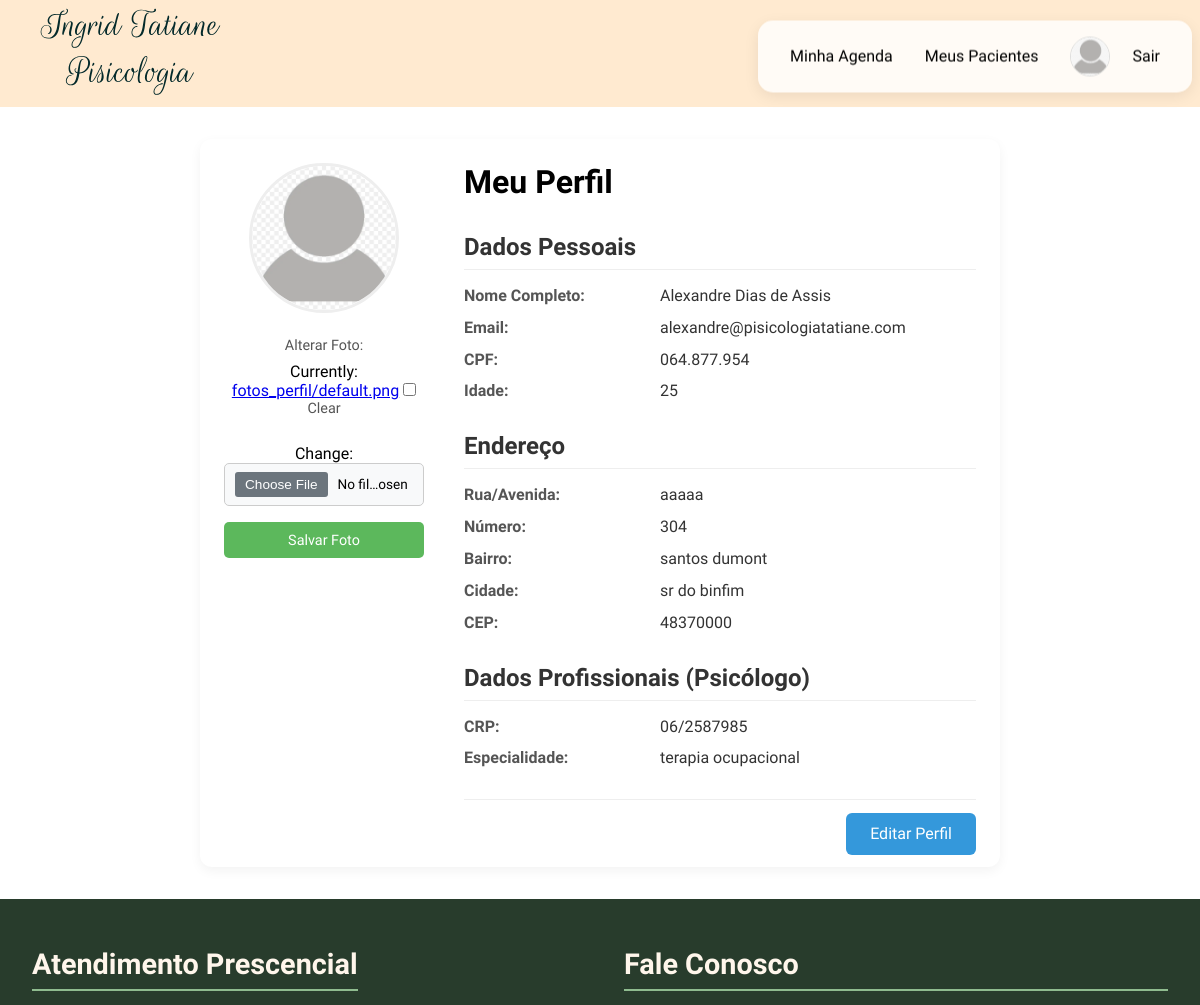
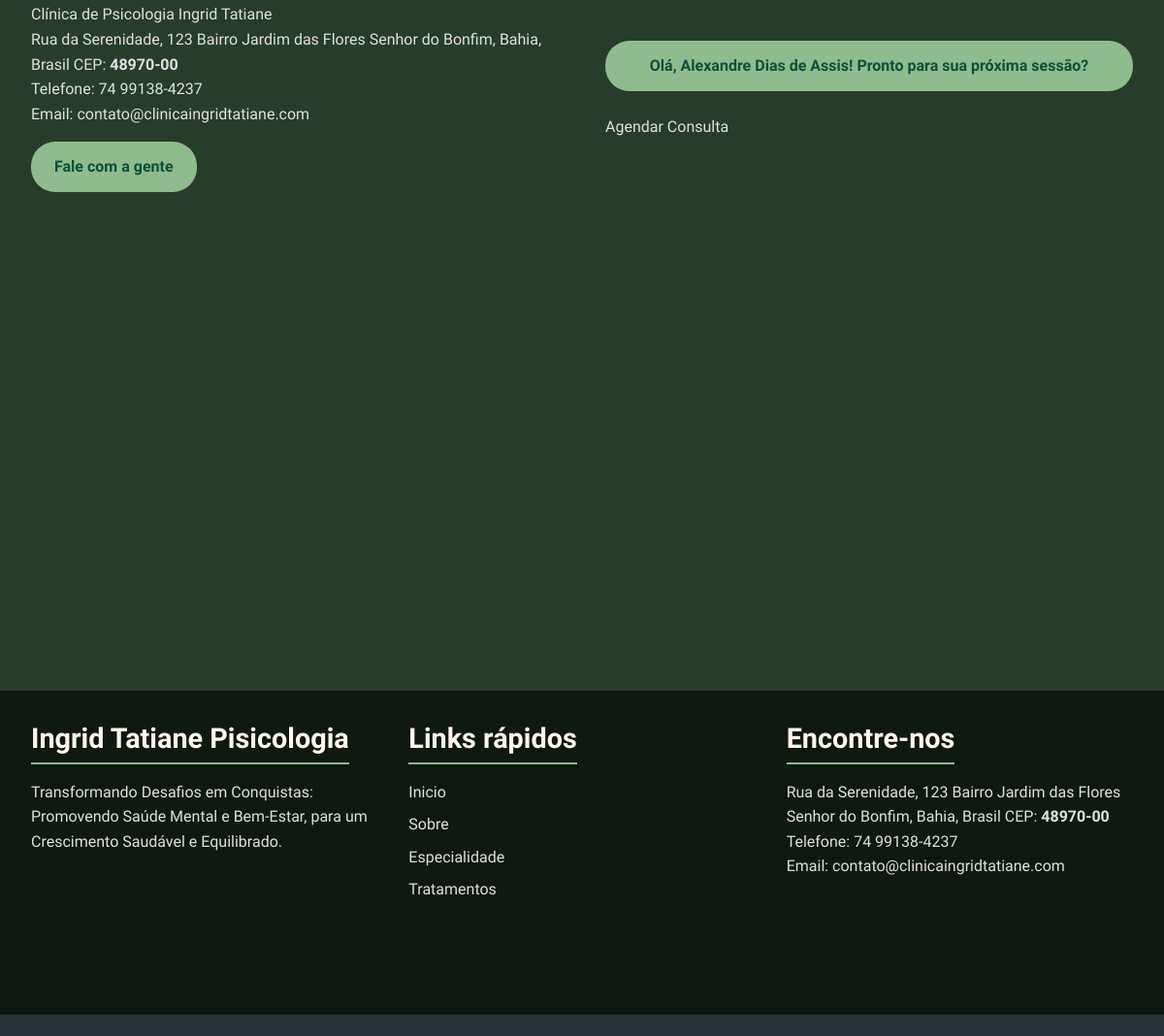
The app's page /meu-perfil/ (signed in) with its own data (2 pictures, top to bottom).
### core/models.py (models this page shows, shortened)
class Usuario(models.Model):
    user = models.OneToOneField(User, on_delete=models.CASCADE, related_name='usuario')
    cpf = models.CharField("CPF", max_length=11, unique=True) # CPF é único
    nome = models.CharField("Nome Completo", max_length=100)
    idade = models.IntegerField("Idade", null=True, blank=True)
    rua = models.CharField("Rua/Avenida", max_length=100, null=True, blank=True)
    numero = models.CharField("Número", max_length=10, null=True, blank=True)
    bairro = models.CharField("Bairro", max_length=50, null=True, blank=True)
    cidade = models.CharField("Cidade", max_length=50, null=True, blank=True)
    cep = models.CharField("CEP", max_length=8, null=True, blank=True)
    email = models.EmailField("Email", unique=True)
    foto_perfil = models.ImageField(
        "Foto de Perfil",
        upload_to='fotos_perfil/', # Salvará as fotos em MEDIA_ROOT/fotos_perfil/
        null=True,
        blank=True, # Permite que o campo seja opcional
        default='fotos_perfil/default.png' # Opcional: Uma imagem padrão
    )

class Psicologo(models.Model):
    usuario = models.OneToOneField(Usuario, on_delete=models.CASCADE, related_name='psicologo')
    crp = models.CharField("CRP", max_length=20, unique=True) # CRP é único
    especialidade = models.CharField("Especialidade", max_length=100, null=True, blank=True)

### core/views.py (the view, shortened to what this page needs)
# urls.py: path('meu-perfil/', views.meu_perfil, name='meu_perfil'),
@login_required
def meu_perfil(request):
    try:
        usuario_profile = request.user.usuario
    except Usuario.DoesNotExist:
        messages.warning(request, 'Você precisa completar seu perfil primeiro.')
        return redirect('completar_perfil')
    foto_form = FotoPerfilForm(instance=usuario_profile) # Cria form vazio com a instância atual
    paciente_profile = None
    psicologo_profile = None
    if hasattr(usuario_profile, 'paciente'):
        paciente_profile = usuario_profile.paciente
    elif hasattr(usuario_profile, 'psicologo'):
        psicologo_profile = usuario_profile.psicologo
    context = {
        'usuario': usuario_profile,
        'paciente': paciente_profile,
        'psicologo': psicologo_profile,
        'foto_form': foto_form, # <-- Envia o formulário da foto para o template
    }
    return render(request, 'core/meu_perfil.html', context)

### core/forms.py
class FotoPerfilForm(forms.ModelForm):
    class Meta:
        model = Usuario
        fields = ['foto_perfil']
        labels = {
            'foto_perfil': 'Alterar Foto de Perfil'
        }

### core/templates/core/meu_perfil.html (shortened to what this page needs)
{% extends 'base.html' %}
{% load static %}
{% block css %}
    <link rel="stylesheet" href="{% static 'css/public/dashboard_shared.css' %}">
{% endblock %}
{% block content %}
<div class="dashboard-container perfil-container dashboard-card">
    <div class="perfil-sidebar">
        <img src="{{ usuario.foto_perfil.url }}" alt="Foto de Perfil de {{ usuario.nome }}" class="perfil-foto">
        <form method="POST" enctype="multipart/form-data" class="foto-form">
            <label for="{{ foto_form.foto_perfil.id_for_label }}" style="display: block; margin-bottom: 0.5rem; font-weight: 500; font-size: 0.9rem;">Alterar Foto:</label>
            {{ foto_form.foto_perfil }}
            <button type="submit" name="submit_foto">Salvar Foto</button>
        </form>
    </div>
    <div class="perfil-main">
        <div class="dashboard-header" style="margin-bottom: 2rem;">
            <h1>Meu Perfil</h1>
        </div>
        <div class="info-section">
            <h2>Dados Pessoais</h2>
            <div class="info-grid">
                <strong>Nome Completo:</strong> <span>{{ usuario.nome }}</span>
                <strong>Email:</strong> <span>{{ usuario.email }}</span>
                <strong>CPF:</strong> <span>{{ usuario.cpf }}</span> <strong>Idade:</strong> <span>{{ usuario.idade|default:"Não informada" }}</span>
            </div>
            </div>
        <div class="info-section">
            <h2>Endereço</h2>
            <div class="info-grid">
                <strong>Rua/Avenida:</strong> <span>{{ usuario.rua|default:"Não informado" }}</span>
                <strong>Número:</strong> <span>{{ usuario.numero|default:"N/A" }}</span>
                <strong>Bairro:</strong> <span>{{ usuario.bairro|default:"Não informado" }}</span>
                <strong>Cidade:</strong> <span>{{ usuario.cidade|default:"Não informada" }}</span>
                <strong>CEP:</strong> <span>{{ usuario.cep|default:"Não informado" }}</span>
            </div>
            </div>
        {% if psicologo %}
            <div class="info-section">
                <h2>Dados Profissionais (Psicólogo)</h2>
                <div class="info-grid">
                    <strong>CRP:</strong> <span>{{ psicologo.crp }}</span>
                    <strong>Especialidade:</strong> <span>{{ psicologo.especialidade|default:"Não informada" }}</span>
                </div>
                </div>
        {% endif %}
        <div class="edit-button-section">
            <a href="{% url 'editar_perfil' %}" class="btn-edit">Editar Perfil</a> </div>
    </div>
</div>
{% endblock %}

### templates/base.html (shortened to what this page needs)
<!DOCTYPE html>
{% load static %}
<html lang="pt-br">
<head>
        <link rel="stylesheet" href="{%static 'css/public/footer.css'%}">
        <link rel="stylesheet" href="{%static 'css/public/index.css'%}">
        {% block css %}{% endblock %}
    </head>
    <body>
        <header>
    {% if user.is_authenticated %}
        {% if user.usuario %}
            {% if user.usuario.psicologo %}
                <div class="logo">
                    <a href="{% url 'psicologo:dashboard' %}"> <img src="{% static 'img/core/IngridTatianePisicologia.svg'%}">
                    </a>
                </div>
                <div class="nav">
                    <nav>
                        <a class="nav-link" href="{% url 'psicologo:agenda_completa' %}">Minha Agenda</a>
                        <a class="nav-link" href="{% url 'psicologo:meus_pacientes' %}">Meus Pacientes</a>
                    </nav>
            {% endif %}
        {% endif %}
                <div class="login">
                        {% if user.usuario.foto_perfil %}
                            <a class="nav-item nav-profile-pic" href="{% url 'meu_perfil' %}">
                                <img src="{{ user.usuario.foto_perfil.url }}" alt="Foto de Perfil" class="profile-pic-small">
                            </a>
                        {% else %}
                            <a class="nav-link" href="{% url 'meu_perfil' %}">Meu Perfil</a>
                        {% endif %}
                            <a class="nav-link" href="{% url 'logout' %}">Sair</a>
                </div>
            </div>
    {% endif %}
</header>
        {% block content %}{% endblock %}
        <footer>
            <section id="atendimento">
                <div>
                    <h2>Atendimento Prescencial</h2>
                    <P>Clínica de Psicologia Ingrid Tatiane </P>
                    <p class="numero">Rua da Serenidade, 123 Bairro Jardim das Flores Senhor do Bonfim, Bahia, Brasil CEP: <ins>48970-00</ins></p>
                    <p class="numero">Telefone: <a href="https://wa.me/557499138-4237">74 99138-4237</a></p>
                    <p>Email: <a href="mailto:contato@clinicaingridtatiane.com" target="_blank">contato@clinicaingridtatiane.com</a></p>
                    <div>
                        <p>Fale com a gente</p>
                    </div>
                </div>
                <div style="display: flex;flex-direction: column; gap: 24px;">
                    {% if user.is_authenticated %}
                        <h2>Fale Conosco</h2>
                        {% if user.usuario %}
                            <p>Olá, {{ user.usuario.nome }}! Pronto para sua próxima sessão?</p>
                            <a href="{% url 'agendar_consulta' %}" class="btn-footer-agendar">Agendar Consulta</a>
                        {% else %}
                            <p>Bem-vindo(a)! Complete seu perfil para acessar todas as funcionalidades.</p>
                            <a href="{% url 'completar_perfil' %}" class="btn-footer-agendar" style="background-color: #ffc107; color: #333;">Completar Perfil</a>
                        {% endif %}
                    {% endif %}
                </div>
            </section>
            <div class="mapa">
            </div>
            <section id="rotape">
                <div class="onda"></div>
                <div class="rotape_content">
                    <div>
                        <h2>Ingrid Tatiane Pisicologia</h2>
                        <p>Transformando Desafios em Conquistas: Promovendo Saúde Mental e Bem-Estar, para um
                            Crescimento Saudável e Equilibrado.
                        </p>
                    </div>
                    <div>
                        <h2>Links rápidos</h2>
                        <nav>
                            <a href="#inicio">Inicio</a>
                            <a href="#sobre">Sobre</a>
                            <a href="#especialidades">Especialidade</a>
                            <a href="#tratamentos">Tratamentos</a>
                        </nav>
                    </div>
                    <div>
                        <h2>Encontre-nos</h2>
                        <p class="numero">Rua da Serenidade, 123 Bairro Jardim das Flores Senhor do Bonfim, Bahia, Brasil CEP: <ins>48970-00</ins></p>
                        <p class="numero">Telefone: <a href="https://wa.me/557499138-4237">74 99138-4237</a></p>
                        <p>Email: <a href="mailto:contato@clinicaingridtatiane.com" target="_blank">contato@clinicaingridtatiane.com</a></p>
                    </div>
                </div>
            </section>
        </footer>
        <div id="copyrigth">
            Desenvolvido por <a href="https://wa.me/5574981259988" target="_blank">@alexandredias_124</a>
        </div>
    </body>
</html>

### static/css/public/footer.css (style rules this page uses)
footer { position: relative; background-color: #283C2C; color: #FFF6EB; font-family: -apple-system, BlinkMacSystemFont, "Segoe UI", Roboto, Helvetica, Arial, sans-serif; }
footer::before { content: ''; position: absolute; bottom: 0; left: 0; width: 100%; height: 120%; z-index: 0; animation: floatUpDown 15s ease-in-out infinite; }
footer section, footer #copyrigth { position: relative; z-index: 1; }
footer h2 { color: #FFF6EB; font-size: 1.8rem; margin-bottom: 1rem; border-bottom: 2px solid #8fbc8f; padding-bottom: 0.5rem; display: inline-block; }
footer p, footer a { color: #e0e0e0; text-decoration: none; line-height: 1.6; transition: color 0.3s ease; }
footer .numero ins { text-decoration: none; font-weight: bold; }
#atendimento { display: flex; padding: 3rem 2rem 1rem; justify-content: space-between; gap: 3rem; margin-bottom: 3rem; flex-wrap: wrap; }
#atendimento>div { flex: 1; min-width: 300px; }
#atendimento div:last-child p { background-color: #8fbc8f; color: #0d4f3a; text-align: center; padding: 0.8rem 1.5rem; border-radius: 25px; font-weight: bold; cursor: pointer; transition: background-color 0.3s ease, transform 0.3s ease; display: inline-block; margin-top: 1rem; }
.mapa { width: 100%; height: 450px; }
.onda { position: absolute; top: 30%; left: 0; width: 100%; height: 250px; border-radius: 100px 100px 0 0; background: #101812; background-size: cover; background-repeat: no-repeat; z-index: 1; animation: subir-descer 8s ease-in-out infinite; transform-origin: bottom; }
#rotape { background: #101812; }
#rotape .rotape_content { position: relative; display: flex; justify-content: space-between; padding: 3rem 2rem 4rem; gap: 2rem; padding-top: 2rem; flex-wrap: wrap; position: relative; z-index: 2; }
.rotape_content>div { flex: 1; min-width: 250px; }
#rotape nav { display: flex; flex-direction: column; gap: 0.5rem; }
#copyrigth { background: #263238; text-align: center; padding: 32px; padding-top: 1.5rem; border-top: 1px solid rgba(255, 255, 255, 0.1); font-size: 0.9rem; color: #b0c4b0; }
#copyrigth a { color: #8fbc8f; font-weight: bold; }

### static/css/public/index.css (style rules this page uses)
* { box-sizing: border-box; font-family: "IM Fell English", sans-serif; margin: 0; padding: 0; }
body { color: black; }
header { background-color: #FFEAD0; padding: 0.5rem; display: flex; align-items: center; justify-content: space-between; }
header .logo { margin-left: 2rem; }
header .nav { display: flex; padding: 16px 32px; align-items: center; gap: 32px; }
header .nav nav { display: flex; gap: 32px; }
header .nav nav a { margin: 0; color: black; font-size: 16px; text-decoration: none; }
.nav { display: flex; justify-content: space-between; align-items: center; padding: 1rem 2rem; background-color: #ffffff; border-radius: 15px; box-shadow: 0 4px 15px rgba(0, 0, 0, 0.08); position: sticky; top: 20px; z-index: 1000; backdrop-filter: blur(10px); background-color: rgba(255, 255, 255, 0.8); }
.nav nav a { text-decoration: none; color: #555; font-weight: 500; margin: 0 1rem; position: relative; transition: color 0.3s ease; }
.nav nav a::after { content: ''; position: absolute; width: 0; height: 2px; bottom: -5px; left: 50%; background-color: #ff9a9e; transition: all 0.3s ease-in-out; transform: translateX(-50%); }
.nav .login { display: flex; gap: 12px; align-items: center; }
.nav .login .nav-link { text-decoration: none; color: black; }
.profile-pic-small { width: 40px; height: 40px; border-radius: 50%; object-fit: cover; vertical-align: middle; margin-right: 10px; border: 1px solid #ddd; }

### static/css/public/dashboard_shared.css (style rules this page uses)
.dashboard-container { max-width: 1200px; margin: 2rem auto; padding: 0 1rem; position: relative; z-index: 5; }
.dashboard-card { background-color: #fff; border-radius: 12px; padding: 1.5rem; box-shadow: 0 4px 12px rgba(0, 0, 0, 0.05); display: flex; flex-direction: column; transition: transform 0.2s ease, box-shadow 0.2s ease; }

### records on screen
Usuario: foto_perfil (placeholder picture), nome "Alexandre Dias de Assis", email "alexandre@pisicologiatatiane.com", cpf "064.877.954", idade "25", rua "aaaaa", numero "304", bairro "santos dumont", cidade "sr do binfim", cep "48370000"
Psicologo: crp "06/2587985", especialidade "terapia ocupacional"

### other values on screen
{{ user.usuario.nome }} "Alexandre Dias de Assis"
